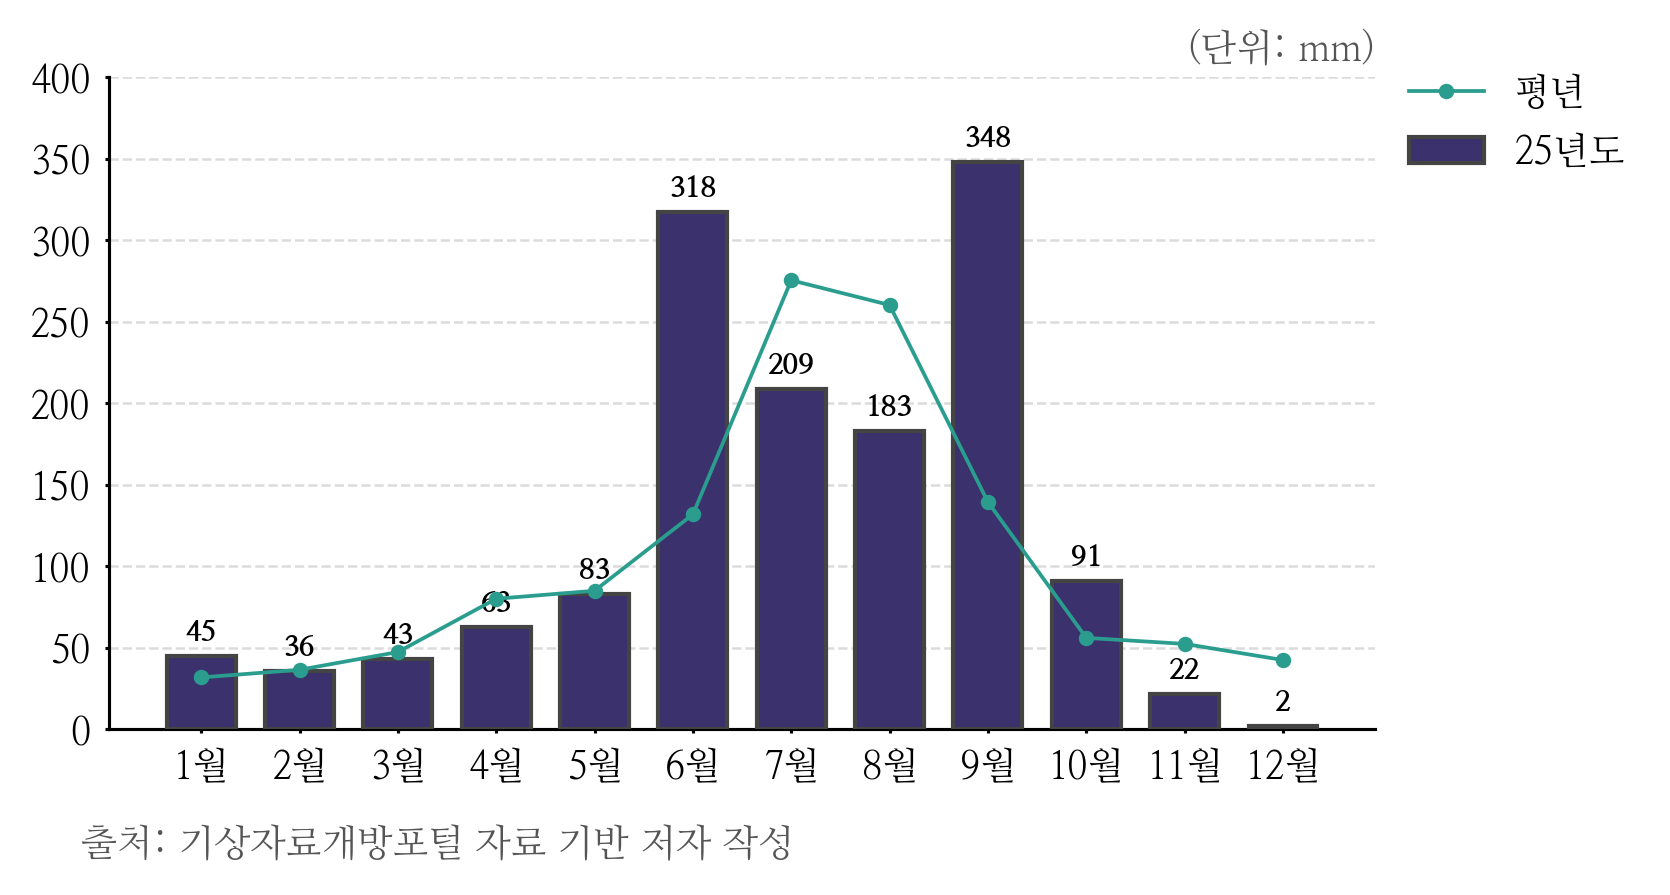

Reproduce this figure in Python.
import matplotlib as mpl
import matplotlib.pyplot as plt
from matplotlib import font_manager
import numpy as np
import pandas as pd

### 폰트

font_path = "/usr/share/fonts/truetype/nanum/NanumMyeongjo.ttf"
font_manager.fontManager.addfont(font_path)
mpl.rc("font", family="NanumMyeongjo")
mpl.rcParams["axes.unicode_minus"] = False


### 디자인 일반

pt = 1 / 72
mpl.rcParams.update({
    "figure.figsize": (450 * pt, 230 * pt),
    "font.size": 9, "axes.titlesize": 9, "axes.labelsize": 9,
    "xtick.labelsize": 9, "ytick.labelsize": 9,
    "legend.fontsize": 9, "lines.linewidth": 0.75, "axes.linewidth": 0.75,
    "xtick.major.width": 0.75, "ytick.major.width": 0.75,
    "xtick.major.size": 1, "ytick.major.size": 1,
})


colors = ["#3A316D","#264653", "#2A9D8F", "#E9C46A",  "#E76F51"]


### 데이터 입력

csv_file = "/home/user/문서/workspace/python/graph/data/부안군_25년_평년_강수량.csv"
df = pd.read_csv(csv_file, encoding="utf-8").convert_dtypes()


### 데이터 지정

x = df["시점"].astype(str).values      # ← 문자열 그대로 사용
idx = np.arange(len(x))

y = df["25년도"].values


### 그래프 작성

fig, ax = plt.subplots()
bars = ax.bar(idx, y, color=colors[0], width=0.7,  edgecolor="#444", zorder=3, label="25년도")

### 🔥 추가 — 라인 하나 (예: "비료비")
line_col = "평년"       # ← 여기에서 라인에 쓸 컬럼 선택
ax.plot(idx, df[line_col], color=colors[2], marker="o", linewidth=0.9,
        markersize=2.7, zorder=4, label=line_col)


### 데이터 표시 텍스트

for bar in bars:
    h = bar.get_height()
    ax.annotate(f"{h:,.0f}", (bar.get_x() + bar.get_width() / 2, h),
                xytext=(0, 2), textcoords="offset points",
                ha="center", va="bottom", fontsize=7, fontweight="bold")


### x축 텍스트

# 📌 기존 로직(date.year 비교)은 문자열에서 오류 → 모든 tick 사용
tick_idx = idx
tick_labels = x

ax.set_xticks(tick_idx)
ax.set_xticklabels(tick_labels)


### y축 텍스트

y_min, y_max = 0, 400
step = 50

ticks = np.arange(y_min, y_max + step, step)
ax.set_yticks(ticks)

labels = []
for t in ticks:
    if t == 0:
        labels.append("0")
    else:
        labels.append(f"{t:.0f}")

ax.set_yticklabels(labels)


### 그리드 

ax.grid(axis="y", linestyle="--", linewidth=0.6, alpha=0.45, zorder=0)
ax.spines["top"].set_visible(False)
ax.spines["right"].set_visible(False)


### 🔥 범례 추가 (막대 + 라인 1개)
ax.legend(loc="center left", bbox_to_anchor=(1.0, 0.93), frameon=False)


fig.subplots_adjust(right=0.8, bottom=0.2)


### 출처 텍스트
fig.text(
    0.3, 0.1,
    "출처: 기상자료개방포털 자료 기반 저자 작성",
    ha="center", va="top",
    fontsize=9, color="#555"
)

### 단위 텍스트
fig.text(
    0.75, 0.93,
    "(단위: mm)",
    ha="center", va="top",
    fontsize=9, color="#555"
)



# print(df)

pic_name = "부안군_25년_평년_강수량"
save_path = f"/home/user/문서/workspace/python/graph/image"

sample_file = f"/home/user/문서/workspace/python/temp/chart.png"

latex_path = f"/home/user/문서/workspace/latex/project/presentation/policy/asset"

# sample
# mpl.use("Agg")
# fig.savefig(f"{sample_file}", dpi=300, bbox_inches="tight")
# plt.close(fig)

# # PNG 저장
mpl.use("Agg")
fig.savefig(f"{save_path}/{pic_name}.png", dpi=300, bbox_inches="tight")
plt.close(fig)

# ----- OR -----

# latex_path = f"/home/user/문서/workspace/latex/project/presentation/policy/asset"

# # PGF 저장
# mpl.use("pgf")
# fig.savefig(f"{latex_path}/{pic_name}.pgf")
# plt.close(fig)
